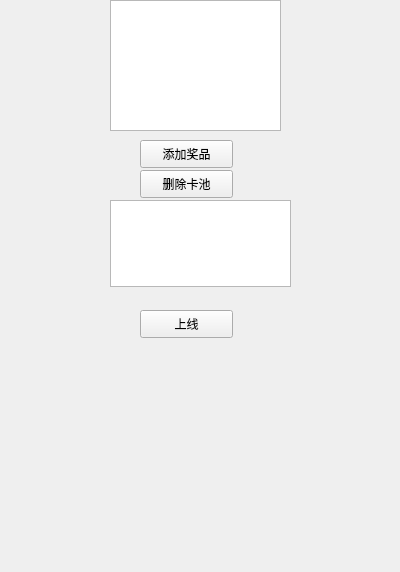
<?xml version="1.0" encoding="UTF-8"?>
<ui version="4.0">
 <class>GambleManage</class>
 <widget class="QWidget" name="GambleManage">
  <property name="geometry">
   <rect>
    <x>0</x>
    <y>0</y>
    <width>400</width>
    <height>572</height>
   </rect>
  </property>
  <property name="windowTitle">
   <string>Form</string>
  </property>
  <widget class="QPushButton" name="addBtn">
   <property name="geometry">
    <rect>
     <x>140</x>
     <y>140</y>
     <width>93</width>
     <height>28</height>
    </rect>
   </property>
   <property name="text">
    <string>添加奖品</string>
   </property>
  </widget>
  <widget class="QTableView" name="histView">
   <property name="geometry">
    <rect>
     <x>110</x>
     <y>0</y>
     <width>171</width>
     <height>131</height>
    </rect>
   </property>
  </widget>
  <widget class="QPushButton" name="deleteBtn">
   <property name="geometry">
    <rect>
     <x>140</x>
     <y>170</y>
     <width>93</width>
     <height>28</height>
    </rect>
   </property>
   <property name="text">
    <string>删除卡池</string>
   </property>
  </widget>
  <widget class="QTextEdit" name="infoEdt">
   <property name="geometry">
    <rect>
     <x>110</x>
     <y>200</y>
     <width>181</width>
     <height>87</height>
    </rect>
   </property>
  </widget>
  <widget class="QPushButton" name="saveBtn">
   <property name="geometry">
    <rect>
     <x>140</x>
     <y>310</y>
     <width>93</width>
     <height>28</height>
    </rect>
   </property>
   <property name="text">
    <string>上线</string>
   </property>
  </widget>
 </widget>
 <resources/>
 <connections/>
</ui>
